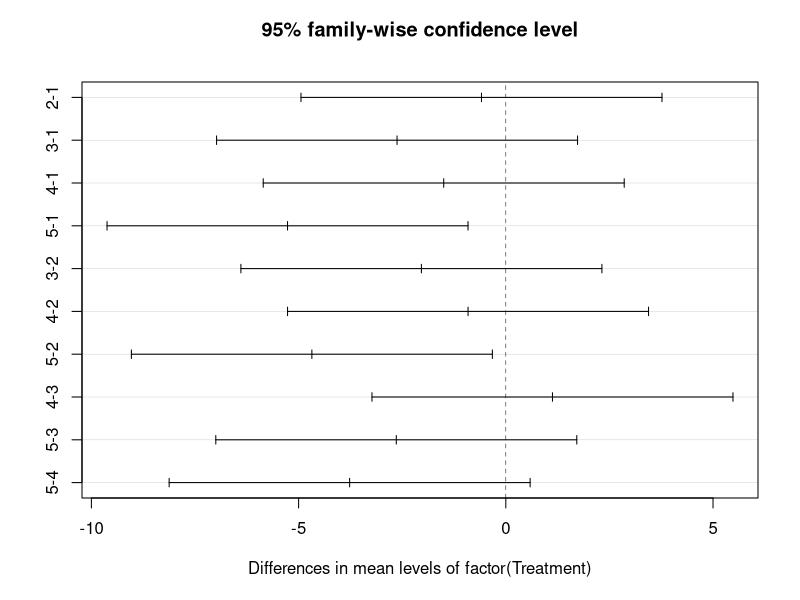
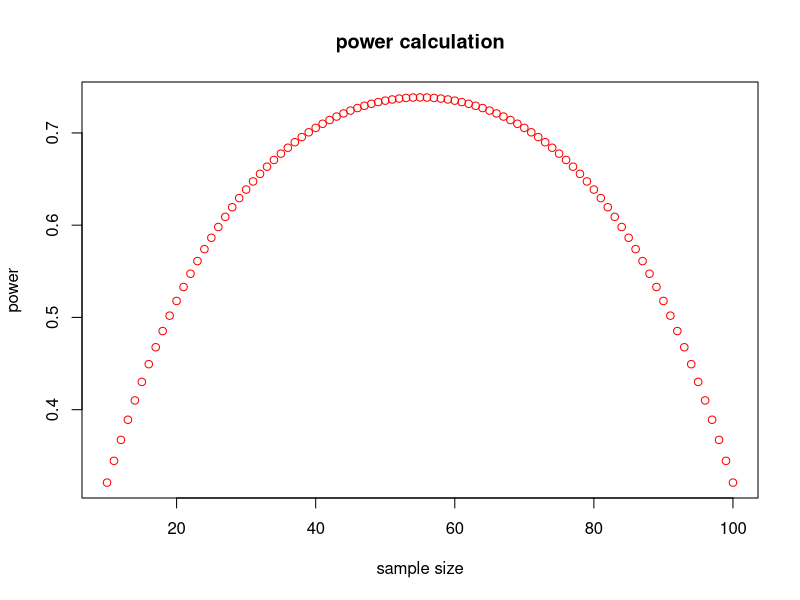
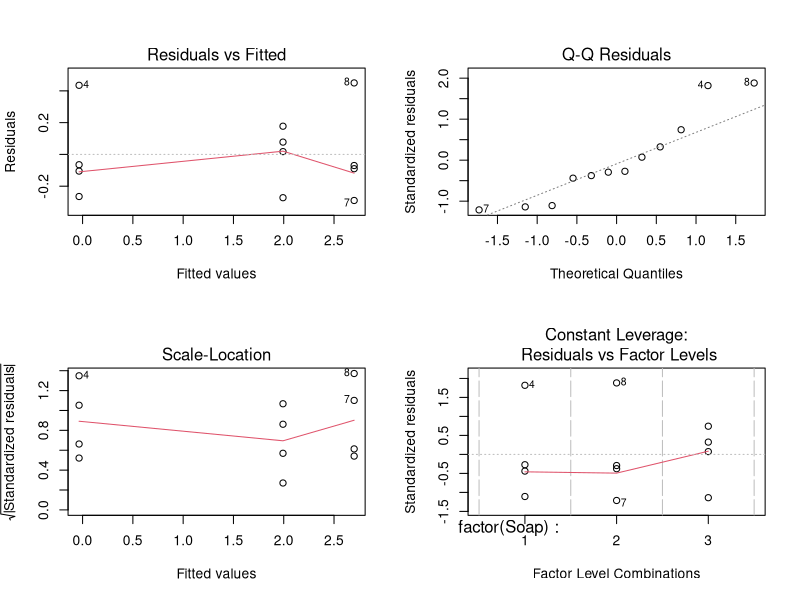

Here is the R script that generated these plots, in order: (Note: this script raises an error after producing the figures.)
## ---- chunk 1
knitr::opts_chunk$set(echo = TRUE)
## ---- chunk 2
setwd("D:/KUMC COURSE/SPRING 2018/Design of Experiment/HOMEWORK/hw 2")

choles<-read.csv("Cholesterol.csv")
library(pwr)
delta=10 # difference
sigma=var(choles$Response) # variance
f=sqrt(10^2/(2*sigma))
pwr.anova.test(k=2,n=20,f,sig.level = 0.05)
## ---- chunk 3
setwd("D:/KUMC COURSE/SPRING 2018/Design of Experiment/HOMEWORK/hw 2")

data<-read.csv("Cholesterol.csv")

fit<-lm(data$Response~factor(data$Treatment))
#summary(fit)
anova(fit)
## ---- chunk 4
library(dplyr)

treat.1<-filter(data,Treatment==1)
treat.2<-filter(data,Treatment==2)
treat.3<-filter(data,Treatment==3)
treat.4<-filter(data,Treatment==4)
treat.5<-filter(data,Treatment==5)

t_value<-qt((.05/6),95,lower.tail=FALSE)
mse<-anova(fit)[["Mean Sq"]][2]
sum_c<-((1+(1/4)^2+(1/4)^2+(1/4)^2+(1/4)^2)/20)
mean_y<-mean(treat.1$Response)-.25*mean(treat.2$Response)-.25*mean(treat.3$Response)-.25*mean(treat.4$Response)-.25*mean(treat.5$Response)

# First preplanned contrast -0.5231651---5.511921
contrast.1.lower<-mean_y-t_value*sqrt(mse*sum_c)
contrast.1.upper<-mean_y+t_value*sqrt(mse*sum_c)


# Second contrast 
sum_c2<-((.5+.5)/20)
mean_y2<-.5*mean(treat.3$Response)+.5*mean(treat.5$Response)-.5*mean(treat.2$Response)-.5*mean(treat.4$Response)

# second preplanned contrast -5.601793 .....   -0.203848
contrast.1.lower2<-mean_y2-t_value*sqrt(mse*sum_c2)
contrast.1.upper2<-mean_y2+t_value*sqrt(mse*sum_c2)


# Third contrast 
sum_c3<-((.5+.5)/20)
mean_y3<-.5*mean(treat.4$Response)+.5*mean(treat.5$Response)-.5*mean(treat.2$Response)-.5*mean(treat.3$Response)

# third preplanned contrast -4.476069 .....  0.9218768
contrast.1.lower3<-mean_y3-t_value*sqrt(mse*sum_c3)
contrast.1.upper3<-mean_y3+t_value*sqrt(mse*sum_c3)
## ---- chunk 5
# 95% confidence interval for first preplanned contrast
c(contrast.1.lower,contrast.1.upper)
# 95% confidence interval for second preplanned contrast
c(contrast.1.lower2,contrast.1.upper2)
# 95% confidence interval for Third preplanned contrast
c(contrast.1.lower3,contrast.1.upper3)

## ---- chunk 6
qtukey(.95,5,95)/sqrt(2)
## ---- chunk 7
# Tukey's test for all possible pairs
fitted<-aov(Response~factor(Treatment),data=data)
TukeyHSD(fitted,conf.level=0.95)

plot(TukeyHSD(fitted,conf.level=0.95))

## ---- chunk 8
library(dplyr)

sample_size=function(alpha,delta,power,sigma){
   nu1=3  
   nu2=1000
   f_value=qf(1-alpha,nu1,nu2) # critical value
   lambda<-seq(0,20,0.01) # non central parameter
   ff=qf(1-alpha,nu1,nu2,ncp=lambda)  # noncentral f distribution
   power.seq=1-pf(f_value,nu1,nu2,ff)  # power for f distribution
   actual.data=data.frame(lambda,ff,power.seq) # create a data frame 
   # filtering data with power .80
   new.lambda<-filter(actual.data,power.seq>power)
   actual.lambda=new.lambda[1,1] # extract the first value of lambda for which power is greater than .80
   phi=actual.lambda/(nu1+1)  # estimate phi
   sample.size=(2*(nu1+1)*sigma*phi)/delta # estimate sample size
   whole.sample=ceiling(sample.size)  # rounding up the sample
   return(whole.sample)
   
 }
 
 sample_size(0.05,4,0.80,.5)
## ---- chunk 9
library(pwr)
power.anova.test(groups = 4,sig.level = 0.05,between.var=.5,within.var=.5,power = 0.80)
## ---- chunk 10
n1=seq(10,100) # generate a sequence
n2=seq(100,10)  # generate a reverse sequence
pow<-rep(NA,length(n1)) # create a null vector
d<-rep(0.5,length(n1)) # fixed our effect size
sig.level=rep(0.05,length(n1))
power.data<-data.frame(n1,n2,d,sig.level) # create a data frame
pow<-transform(power.data,pow.value=pwr.t2n.test(power.data$n1,power.data$n2,power.data$d,power.data$sig.level)[["power"]])

plot(n1,pow$pow.value,xlab="sample size",ylab="power",main="power calculation",col="red")

## ---- chunk 11
soap.origin<-read.table("soap_origin.txt",header = TRUE) 
fit_soap<-aov(WtLoss~factor(Soap),data=soap.origin)
summary(fit_soap)

soap1<-soap.origin%>%
  filter(Soap=="1")
soap2<-soap.origin%>%
  filter(Soap=="2")
soap3<-soap.origin%>%
  filter(Soap=="3")

t_val<-qt((.05/2),9,lower.tail=FALSE)
mse_soap<-anova(fit_soap)[["Mean Sq"]][2]
sum_c<-(1+(1/2)^2+(1/2)^2)/4 # r is individual group
mean_y<-mean(soap1[,5])-.50*mean(soap2[,5])-.50*mean(soap3[,5])

# First preplanned contrast -0.5231651---5.511921
contrast.1.lower<-mean_y-t_val*sqrt(mse_soap*sum_c)
contrast.1.upper<-mean_y+t_val*sqrt(mse_soap*sum_c)
## ---- chunk 12
# Confidence Interval for this single contrast is
c(contrast.1.lower,contrast.1.upper)
## ---- chunk 13
test_statistics<-abs(mean_y/(sqrt(mse_soap*sum_c)))
test_statistics
t_val<-qt((.05/2),9,lower.tail=FALSE)
t_val

## ---- chunk 14
t_val<-qt((.01/4),9,lower.tail=FALSE)
mse_soap<-anova(fit_soap)[["Mean Sq"]][2]
sum_c<-(1+1)/4 # r is individual group
mean_y<-mean(soap2[,5])-mean(soap1[,5])

# First preplanned contrast -0.5231651---5.511921
contrast.1.lower<-mean_y-t_val*sqrt(mse_soap*sum_c)

contrast.1.upper<-mean_y+t_val*sqrt(mse_soap*sum_c)
c(contrast.1.lower,contrast.1.upper)

## ---- chunk 15
t_val<-qt((.01/4),9,lower.tail=FALSE)
mse_soap<-anova(fit_soap)[["Mean Sq"]][2]
sum_c<-(1+1)/4 # r is individual group
mean_y<-mean(soap3[,5])-mean(soap1[,5])

# First preplanned contrast -0.5231651---5.511921
contrast.2.lower<-mean_y-t_val*sqrt(mse_soap*sum_c)

contrast.2.upper<-mean_y+t_val*sqrt(mse_soap*sum_c)

c(contrast.2.lower,contrast.2.upper)
## ---- chunk 16
t_val<-sqrt(qt(0.01,3,9,lower.tail=FALSE))
mse_soap<-anova(fit_soap)[["Mean Sq"]][2]
sum_c<-(1+1)/4 # r is individual group
mean_y<-mean(soap2[,5])-mean(soap1[,5])

# First preplanned contrast -0.5231651---5.511921
contrast.1.lower<-mean_y-t_val*sqrt(mse_soap*sum_c)
contrast.1.upper<-mean_y+t_val*sqrt(mse_soap*sum_c)

c(contrast.1.lower,contrast.1.upper)

## ---- chunk 17
t_val<-sqrt(qt(0.01,3,9,lower.tail=FALSE))
mse_soap<-anova(fit_soap)[["Mean Sq"]][2]
sum_c<-(1+1)/4 # r is individual group
mean_y<-mean(soap3[,5])-mean(soap1[,5])

# First preplanned contrast -0.5231651---5.511921
contrast.2.lower<-mean_y-t_val*sqrt(mse_soap*sum_c)

contrast.2.upper<-mean_y+t_val*sqrt(mse_soap*sum_c)


c(contrast.2.lower,contrast.2.upper)
## ---- chunk 18
TukeyHSD(fit_soap,conf.level=0.99)

## ---- chunk 19
library(dplyr)
soap<-read.table("soap.txt",header = TRUE) %>%
  select(Soap,WtLoss)
fit_model<-aov(WtLoss~factor(Soap),data=soap)
summary(fit_model)

par(mfrow=c(2,2))
plot(fit_model)

## Test for normality
res=fit_model$residuals 
shapiro.test(res)

## Test for independence
## Durbon watson test
#install.packages("cars")
library(car)
#dwtest(fit_model,alternative="two.sided") 
durbin.watson(fit_model,alternative="two.sided") 

## Test for equal variance:  Equal variances between treatments
#Bartlett Test in R:
bartlett.test(soap$WtLoss~soap$Soap)

oneway.test(soap$WtLoss~ soap$Soap)
# versus this which is what we've done so far
oneway.test(soap$WtLoss~ soap$Soap, var.equal = TRUE)


# For continuous variable (convert to categorical if needed.)
par(mfrow=c(1,1))
boxplot(soap$WtLoss~ soap$Soap, data=soap, main="Boxplot for soap data")
## ---- chunk 20
margarine<-read.csv("margarine.csv")
y_bar=c(176.4,238.6,171.4,208.90)
s_bar=c(5.56,8.66,4.27,8.45)

8.66/4.27

margarin_old<-c(margarine$margarine.1,margarine$margarine.2,margarine$margarine.3,margarine$butter)
marga2<-c(rep(1,length(margarine$margarine.1)),rep(2,length(margarine$margarine.1)),rep(3,length(margarine$margarine.1)),rep(4,length(margarine$margarine.1)))

new.merge<-data.frame(marga2,margarin_old)
fit_merge<-aov(margarin_old~marga2,data = new.merge)
par(mfrow=c(2,2))
plot(fit_merge)

## ---- chunk 21
# After Transformation : Use Log transformation

margarin<-log(margarin_old)
marga2<-c(rep(1,length(margarine$margarine.1)),rep(2,length(margarine$margarine.1)),rep(3,length(margarine$margarine.1)),rep(4,length(margarine$margarine.1)))
new.merge<-data.frame(marga2,margarin)

# Anova model fit
fit_merge<-aov(margarin~marga2,data = new.merge)
par(mfrow=c(2,2))
plot(fit_merge)

## ---- chunk 22
## or merging for ready
#margarin_old<-c(margarine$margarine.1,margarine$margarine.2,margarine$margarine.3,margarine$butter)


t_val<-qt((.05/2),40,lower.tail=FALSE)
mse_soap<-anova(fit_merge)[["Mean Sq"]][2]
sum_c<-(1+(1/3)^2+(1/3)^2+(1/3)^2)/10 # r is individual group
mean_y<-1/3*mean(margarine$margarine.1)+(1/3)*mean(margarine$margarine.2)+(1/3)*mean(margarine$margarine.3)-mean(margarine$butter)

# First preplanned contrast -0.5231651---5.511921
contrast.1.lower<-mean_y-t_val*sqrt(mse_soap*sum_c)
contrast.1.upper<-mean_y+t_val*sqrt(mse_soap*sum_c)
c(contrast.1.lower,contrast.1.upper)

## ---- chunk 23
margarin_old<-c(margarine$margarine.1,margarine$margarine.2,margarine$margarine.3,margarine$butter)
new.merge<-data.frame(marga2,margarin_old)
## We ned to use satterthwise approximation



sum_c<-((1*sd(margarine$butter)+(1/3)^2*sd(margarine$margarine.1)+(1/3)^2*sd(margarine$margarine.2)+(1/3)^2*sd(margarine$margarine.3))/10) # r is individual group

df=(sum_c)^2/((sum_c)^2/9)

t_val<-qt((.05/2),df,lower.tail=FALSE)

mean_y<-1/3*mean(margarine$margarine.1)+(1/3)*mean(margarine$margarine.2)+(1/3)*mean(margarine$margarine.3)-mean(margarine$butter)

# First preplanned contrast -0.5231651---5.511921
contrast.1.lower<-mean_y-t_val*sqrt(mse_soap*sum_c)
contrast.1.upper<-mean_y+t_val*sqrt(mse_soap*sum_c)
c(contrast.1.lower,contrast.1.upper)
## ---- chunk 24
wildflower<-read.csv("wildflower.csv")
head(wildflower)
# find the groupwise mean and variance

sp_stra_sd<-sd(wildflower$sp_stra)
sp_stra_mean<-mean(wildflower$sp_stra)

sp_unstra_sd<-sd(wildflower$sp_unstra)
sp_unstra_mean<-mean(wildflower$sp_unstra)

summer_stra_sd<-sd(wildflower$summer_stra)
summer_stra_mean<-mean(wildflower$summer_stra)

summer_unstra_sd<-sd(wildflower$summer_unstra)
summer_unstra_mean<-mean(wildflower$summer_unstra)

all_sd<-c(sp_stra_sd,sp_unstra_sd,summer_stra_sd,summer_unstra_sd)
all_mean<-c(sp_stra_mean,sp_unstra_mean,summer_stra_mean,summer_unstra_mean)

sp_stra_sd/summer_stra_sd
#4.28369 and since it is greater than 3 so we need to perform variance stabilation technique suggested by book.

## graphically assumption analysis
## Anova formation
wild_fl<-c(wildflower$sp_stra,wildflower$sp_unstra,wildflower$summer_stra,wildflower$summer_unstra)
tr_t<-c(rep(1,10),rep(2,10),rep(3,10),rep(4,10))
wild_new<-data.frame(tr_t,wild_fl)
fit_wild<-aov(wild_fl~tr_t,data=wild_new)
par(mfrow=c(2,2))
plot(fit_wild)

## ---- chunk 25
## (B)
## data transformation technique

transformed_wild1<-asin(sqrt(wildflower$sp_stra/40))
transformed_wild2<-asin(sqrt(wildflower$sp_unstra/40))
transformed_wild3<-asin(sqrt(wildflower$summer_stra/40))
transformed_wild4<-asin(sqrt(wildflower$summer_unstra/40))
log_data_mean<-c(mean(transformed_wild1),mean(transformed_wild2),mean(transformed_wild3),mean(transformed_wild4))
log_data_sd<-c(sd(transformed_wild1),sd(transformed_wild2),sd(transformed_wild3),sd(transformed_wild4))
plot(log_data_mean,log_data_sd)
# does not improve

## ---- chunk 26
plot(log(log_data_mean),log(log_data_sd))
